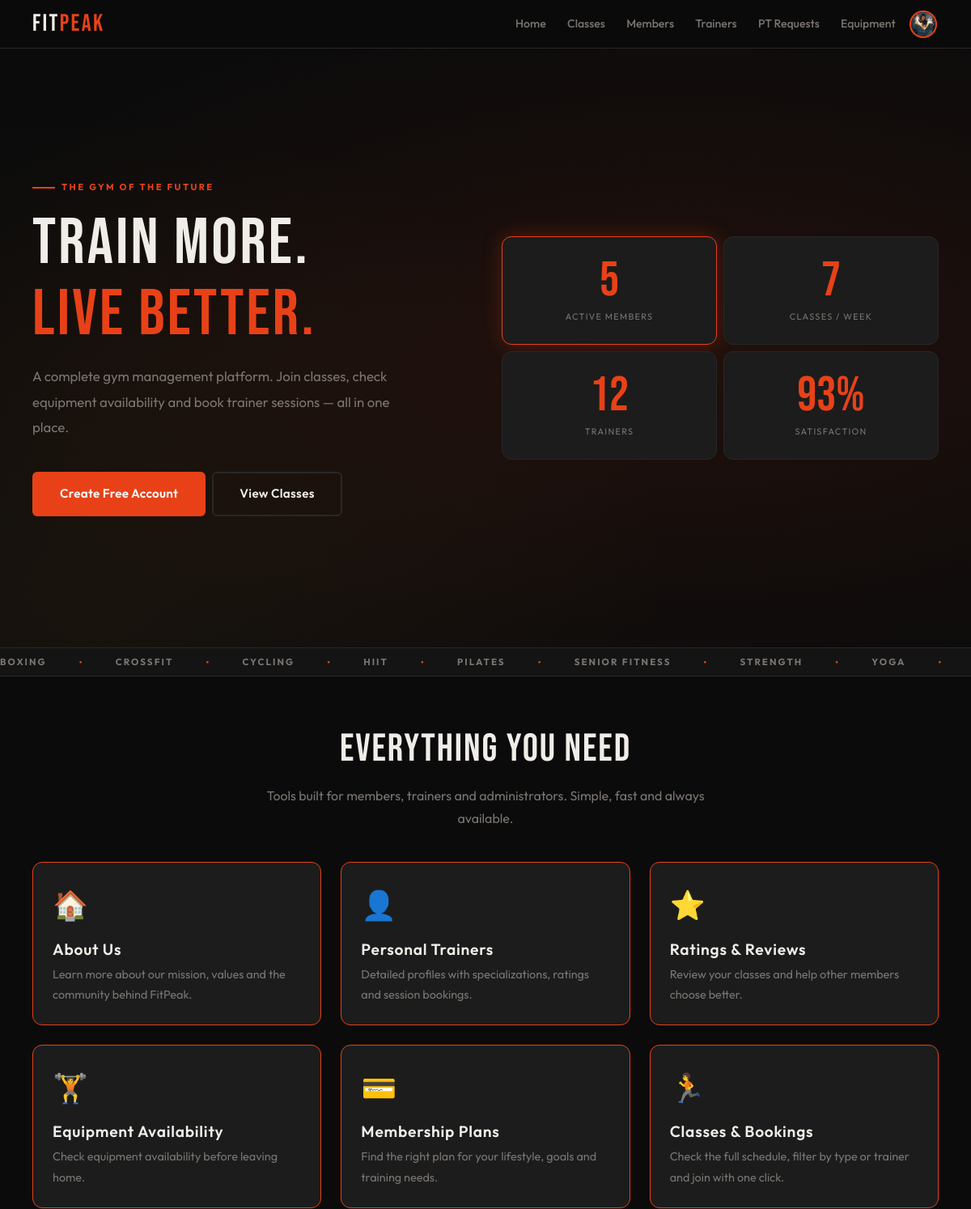
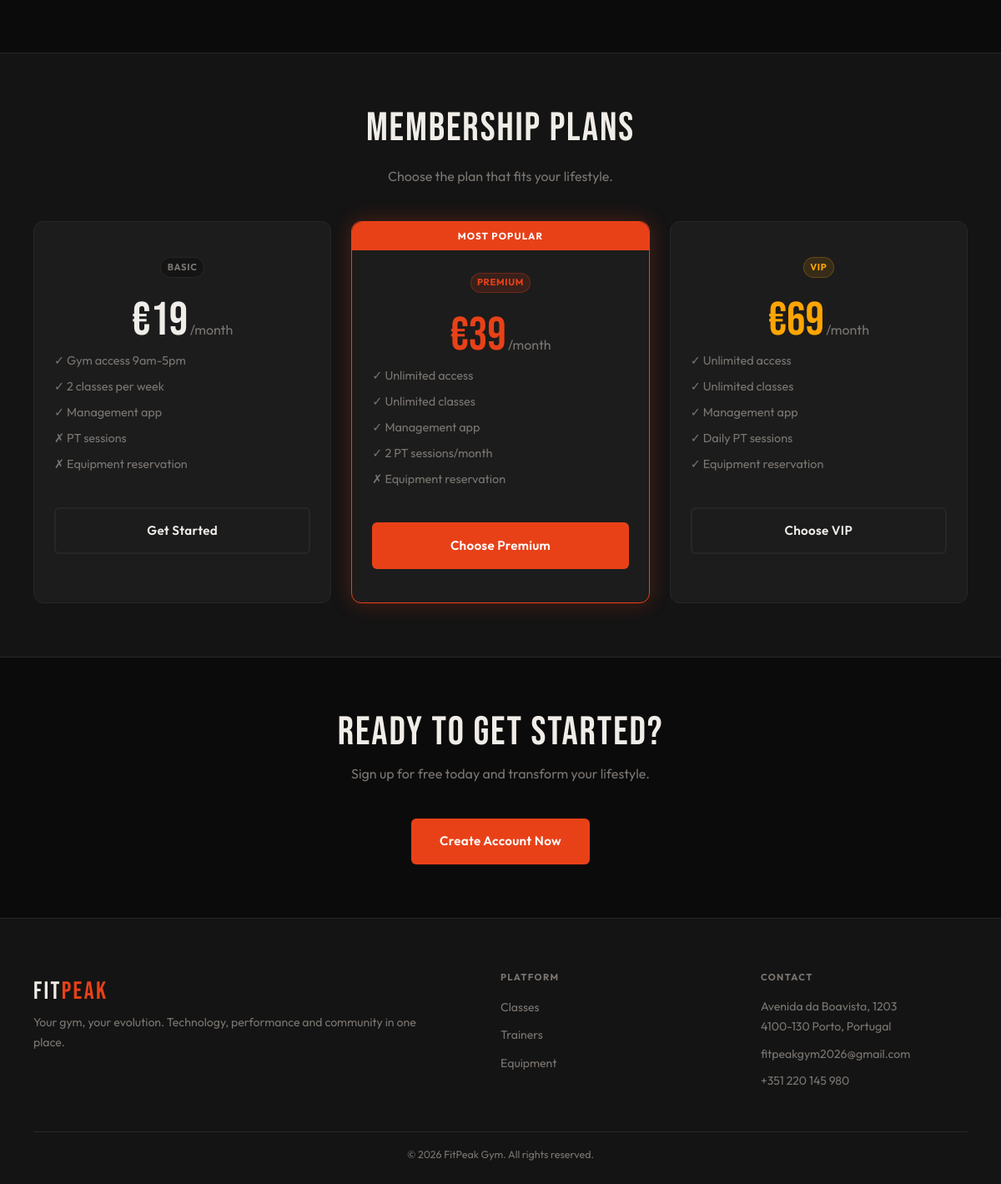
The app's page / (signed in) with its own data (2 pictures, top to bottom).
### tables this page shows
CREATE TABLE class_types (
    id          INTEGER PRIMARY KEY AUTOINCREMENT,
    name        TEXT    UNIQUE
                        NOT NULL,
    label       TEXT    NOT NULL,
    description TEXT,
    icon        TEXT,
    active      INTEGER NOT NULL
                        DEFAULT 1
);

### db/home.php (called while the page is built, shortened)
<?php
function getHomeClassTypes($pdo) {
    $stmt = $pdo->prepare("
        SELECT label
        FROM class_types
        WHERE active = 1
        ORDER BY label
    ");
    $stmt->execute();
    return $stmt->fetchAll(PDO::FETCH_ASSOC);
}
?>

### template/home.php (the view)
<?php
function outputStatsGrid($stats) { ?>
    <div class="stats-grid">
        <?php foreach ($stats as $stat): ?>
            <article class="stat-box">
                <p class="stat-number">
                    <?= htmlspecialchars((string)$stat['number']) ?><?= htmlspecialchars($stat['suffix']) ?>
                </p>
                <p class="stat-label">
                    <?= htmlspecialchars($stat['label']) ?>
                </p>
            </article>
        <?php endforeach; ?>
    </div>
<?php }
function outputClassTicker($classTypes) { ?>
    <section class="classes-section">
        <div class="ticker-track">
            <?php for ($i = 0; $i < 4; $i++): ?>
                <div class="ticker-group">
                    <?php foreach ($classTypes as $type): ?>
                        <span><?= htmlspecialchars($type['label']) ?></span><span>●</span>
                    <?php endforeach; ?>
                </div>
            <?php endfor; ?>
        </div>
    </section>
<?php }
function outputFeatureCard($icon, $title, $text, $link = null, $class = 'feature-card') {
    ?>
    <article class="<?= htmlspecialchars($class) ?>">
        <a href="<?= htmlspecialchars($link ?? '#') ?>" class="feature-card-link">
            <div class="feature-icon"><?= htmlspecialchars($icon) ?></div>
            <h3><?= htmlspecialchars($title) ?></h3>
            <p><?= htmlspecialchars($text) ?></p>
        </a>
    </article>
<?php }

### css/base.css (style rules this page uses)
:root { --bg: #0b0b0b; --surface: #141414; --card: #1c1c1c; --border: #272727; --accent: #e84118; --accent-glow: rgba(232, 65, 24, 0.28); --text: #f0ede8; --muted: #7a7571; --success: #2ed573; --warning: #ffa502; --danger: #ff4757; --info: #1e90ff; --ff-display: 'Bebas Neue', sans-serif; --ff-body: 'Outfit', sans-serif; --sp-xs: 0.25rem; --sp-sm: 0.5rem; --sp-md: 1rem; --sp-lg: clamp(1rem, 3vw, 1.5rem); --sp-xl: clamp(1.5rem, 5vw, 2.5rem); --sp-2xl: clamp(2rem, 7vw, 4rem); --nav-h: 60px; --r-sm: 6px; --r-md: 12px; --r-pill: 999px; --touch: 44px; --max-w: 1200px; --shadow-a: 0 0 24px var(--accent-glow); --t: 0.22s cubic-bezier(0.4, 0, 0.2, 1); }
*, *::before, *::after { box-sizing: border-box; margin: 0; padding: 0; }
html { font-size: 16px; scroll-behavior: smooth; -webkit-text-size-adjust: 100%; }
body { font-family: var(--ff-body); background: var(--bg); color: var(--text); line-height: 1.6; min-height: 100dvh; display: flex; flex-direction: column; overflow-x: hidden; }
a { color: inherit; text-decoration: none; }
h1, h2, h3, h4, h5, h6 { font-family: var(--ff-display); letter-spacing: 0.04em; line-height: 1.1; font-weight: 400; }
h3, h4 { font-size: clamp(1rem, 2.5vw, 1.2rem); font-family: var(--ff-body); font-weight: 600; }
p { line-height: 1.75; }

### css/pages/index.css (style rules this page uses)
.stats-grid { display: grid; grid-template-columns: 1fr 1fr; gap: var(--sp-sm); }
.stat-box { background: var(--card); border: 1px solid var(--border); border-radius: var(--r-md); padding: var(--sp-lg); text-align: center; transition: border-color var(--t), box-shadow var(--t); }
.stat-box:first-child { border-color: var(--accent); box-shadow: var(--shadow-a); }
.stat-number { font-family: var(--ff-display); font-size: clamp(2.5rem, 5vw, 3.8rem); color: var(--accent); line-height: 1; }
.stat-label { font-size: 0.68rem; color: var(--muted); text-transform: uppercase; letter-spacing: 0.12em; margin-top: 0.3rem; }
.classes-section { border-block: 1px solid var(--border); padding-block: var(--sp-sm); overflow: hidden; background: var(--surface); }
.ticker-track { display: flex; width: max-content; animation: scroll 24s linear infinite; }
.ticker-group { display: flex; align-items: center; gap: var(--sp-xl); padding-right: var(--sp-xl); }
.ticker-group span { font-size: 0.72rem; font-weight: 700; text-transform: uppercase; letter-spacing: 0.18em; color: var(--muted); white-space: nowrap; }
.ticker-group span:nth-child(even) { color: var(--accent); font-size: 0.4rem; }
.feature-card { background: var(--card); border: 1px solid var(--accent); border-radius: var(--r-md); padding: var(--sp-lg); transition: border-color var(--t), box-shadow var(--t), transform var(--t); }
.feature-icon { font-size: 2.2rem; margin-bottom: var(--sp-md); }
.feature-card h3 { margin-bottom: var(--sp-sm); }
.feature-card p:last-child { color: var(--muted); font-size: 0.9rem; }
.feature-card-link { display: block; color: inherit; text-decoration: none; height: 100%; }

### records on screen
class_types: label "BOXING"
class_types: label "CROSSFIT"
class_types: label "CYCLING"
class_types: label "HIIT"
class_types: label "PILATES"
class_types: label "SENIOR FITNESS"
class_types: label "STRENGTH"
class_types: label "YOGA"

### other values on screen
$stat['number'] "5"
$stat['label'] "ACTIVE MEMBERS"
$stat['number'] "7"
$stat['label'] "CLASSES / WEEK"
$stat['number'] "12"
$stat['label'] "TRAINERS"
$stat['number'] "93"
$stat['suffix'] "%"
$stat['label'] "SATISFACTION"
$icon "🏠 👤 ⭐ 🏋️ 💳 🏃"
$title "About Us Personal Trainers Ratings & Reviews Equipment Availability Membership Plans Classes & Bookings"
